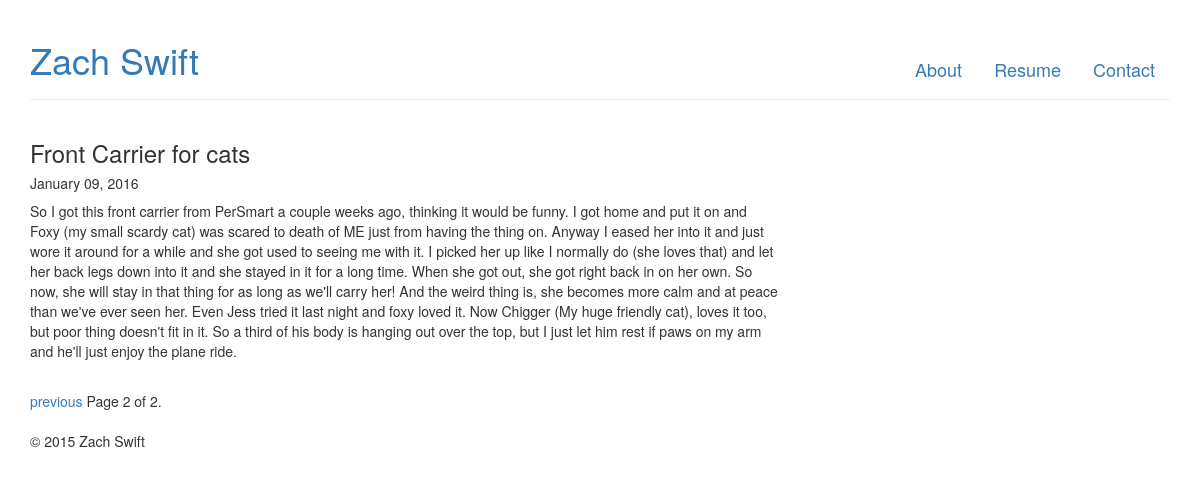
Page /blog?page=2 on the committed database.
### portfolio/models.py (models this page shows)
class Blog(models.Model):
    title = models.CharField(max_length=100)
    content = models.TextField()
    date_ts = models.DateTimeField()

### portfolio/views.py (the view)
# urls.py: url(r'^blog', 'portfolio.views.blog'),
def blog(request):
    blog_list = Blog.objects.order_by('-date_ts')
    for blog in blog_list:
        blog.date_ts = blog.date_ts.strftime('%B %d, %Y')
    paginator = Paginator(blog_list, 2) # Show 25 contacts per page
    page = request.GET.get('page')
    try:
        blogs = paginator.page(page)
    except PageNotAnInteger:
        blogs = paginator.page(1)
    except EmptyPage:
        blogs = paginator.page(paginator.num_pages)
    return render(request, 'blog.html', {'blogs': blogs})

### portfolio/templates/blog.html (shortened to what this page needs)
{% extends 'base.html' %}
{% block content %}
{% for blog in blogs %}
    <div class='row'>
        <div class='col-md-8'>
            <h3>{{blog.title}}</h3>
            <h5>{{blog.date_ts}}</h5>
            <p>{{blog.content}}</p>
        </div>
    </div>
{% endfor %}
<div class="pagination">
    <span class="step-links">
        {% if blogs.has_previous %}
            <a href="?page={{ blogs.previous_page_number }}">previous</a>
        {% endif %}
        <span class="current">
            Page {{ blogs.number }} of {{ blogs.paginator.num_pages }}.
        </span>
    </span>
</div>
{% endblock %}

### rows in the picture
Blog: title "Front Carrier for cats", date_ts "January 09, 2016", content "So I got this front carrier from PerSmart a couple weeks ago, thinking it would be funny. I got home and put it on and Foxy (my small scardy cat) was scared to death of ME just from having the thing on. Anyway I eased her into it and just wore it around for a while and she got used to seeing me with it. I picked her up like I normally do (she loves that) and let her back legs down into it and she stayed in it for a long time. When she got out, she got right back in on her own. So now, she will stay in that thing for as long as we'll carry her! And the weird thing is, she becomes more calm and at peace than we've ever seen her. Even Jess tried it last night and foxy loved it. Now Chigger (My…"

### other values in the picture
{{ blogs.number }} "2"
{{ blogs.paginator.num_pages }} "2"
